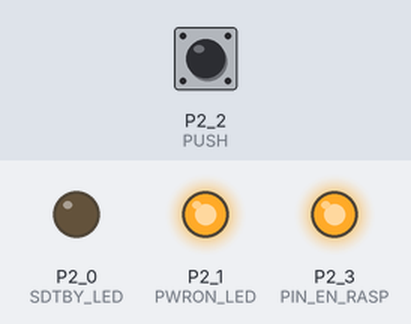
The sketch below on a simulated TI MSP430 LaunchPad. Shown: output pins drawn as LEDs (lit = HIGH). The inputs (shaded band) are chosen by the test bench; at power-on: P2_2 (PUSH) HIGH.

Above: at 4.0 s.
At 14.0 s:
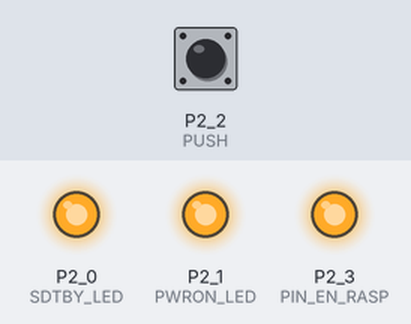
At 22.0 s:
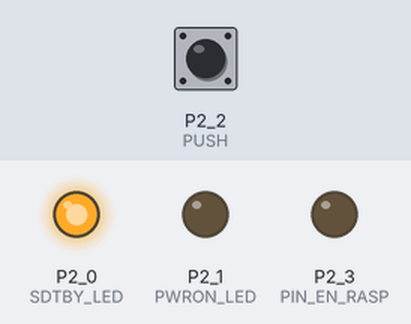
Timing chart, 0 to 28.6 s (numbered marks = the images above):
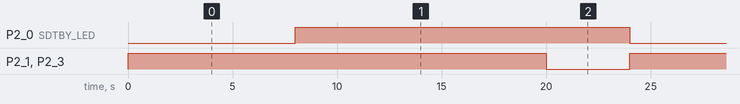

The sketch:

PullUP.ino
```cpp
#define PUSH       	P2_2
#define SDTBY_LED  	P2_0
#define PWRON_LED  	P2_1
#define PIN_EN_RASP	P2_3

int counter = 0;

void state(int b1, int b2, int b3)
{

	digitalWrite(PIN_EN_RASP, b1);
	digitalWrite(PWRON_LED, b2);
	digitalWrite(SDTBY_LED, b3);

}

// setup initializes serial and the button pin
void setup()
{

	Serial.begin(9600);
	pinMode(PUSH, INPUT_PULLUP);

	pinMode(PIN_EN_RASP, OUTPUT);
	pinMode(PWRON_LED, OUTPUT);
	pinMode(SDTBY_LED, OUTPUT);

//function (1,1,0)=AutoON, (0,0,1)=AutoOFF
state(1,1,0);
//state(0,0,1);

}


// loop checks the button pin each time,
// and will send serial if it is pressed
void loop()
{
  if (digitalRead(PUSH) == HIGH){
	  delay(2000);
	  state(1,1,0);
	  counter++;

	  if(counter >= 4){		//10 seconds to controlled shutdown
		  state(1,1,1);

		  for(int a = 0;a<=20;a++){	//60 seconds for auto OFF
			 delay(2500);

			 if (digitalRead(PUSH) == HIGH){counter++;}

			 if(counter >= 8){		//20 seconds to forced shutdown
				delay(2000);
			 	state(0,0,1);
			 	counter=0;
			 	a=20;
			 	}
		  }
		  state(0,0,1);
		  counter=0;
		  delay(2000);
	  }


  }else if (digitalRead(PUSH) == LOW){
	  	counter=0;

  }
}
```

Measured:
- by itself, P2_0 (SDTBY_LED): alternates HIGH for 16.0 s and LOW for 6.0 s
- by itself, P2_1 (PWRON_LED), P2_3 (PIN_EN_RASP): alternates HIGH for 18.0 s and LOW for 4.0 s
- by itself, everything shown: repeats every 22.0 s, in 3 steps
